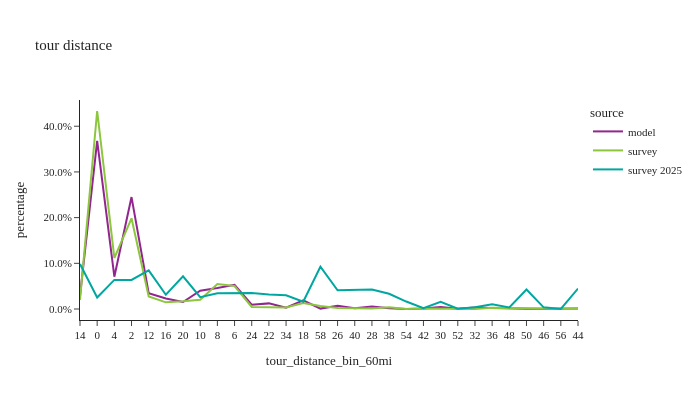

Notebook source saved alongside this figure:
### Code cell
df_plot = non_m_tour_data.groupby(['source','tour_distance_bin_60mi'], observed=True)['tour_weight'].sum().reset_index()
df_plot['percentage'] = df_plot.groupby(['source'], group_keys=False, observed=True)['tour_weight']. \
    apply(lambda x: x / float(x.sum()))

fig2 = px.line(df_plot, x='tour_distance_bin_60mi', y="percentage", color="source", title="tour distance")
fig2.for_each_annotation(lambda a: a.update(text = a.text.split("=")[-1]))
fig2.update_layout(height=400, width=700, font=dict(size=11), yaxis=dict(tickformat=".1%"))
fig2.show()

### Figure 1 — Plotly figure (JSON) as saved in the notebook; plotly's stock layout.template omitted (floating-point values rounded to 4 significant figures)
{"data": [{"hovertemplate": "source=model<br>tour_distance_bin_60mi=%{x}<br>percentage=%{y}<extra></extra>", "legendgroup": "model", "line": {"color": "#91268F", "dash": "solid"}, "marker": {"symbol": "circle"}, "mode": "lines", "name": "model", "orientation": "v", "showlegend": true, "type": "scatter", "x": ["14", "0", "4", "2", "12", "16", "20", "10", "8", "6", "24", "22", "34", "18", "58", "26", "40", "28", "38", "54", "42", "30", "52", "32", "36", "48", "50", "46", "56", "44"], "xaxis": "x", "y": [0.02859, 0.3681, 0.0707, 0.245, 0.03452, 0.02288, 0.01526, 0.04012, 0.04602, 0.05312, 0.009363, 0.01231, 0.002834, 0.0188, 0.0009212, 0.007229, 0.001517, 0.005703, 0.001857, 0.000284, 0.001244, 0.004432, 0.0003934, 0.003538, 0.002201, 0.0006037, 0.0004735, 0.0007833, 0.0002434, 0.0009396], "yaxis": "y"}, {"hovertemplate": "source=survey<br>tour_distance_bin_60mi=%{x}<br>percentage=%{y}<extra></extra>", "legendgroup": "survey", "line": {"color": "#8CC63E", "dash": "solid"}, "marker": {"symbol": "circle"}, "mode": "lines", "name": "survey", "orientation": "v", "showlegend": true, "type": "scatter", "x": ["14", "0", "4", "2", "12", "16", "20", "10", "8", "6", "24", "22", "34", "18", "58", "26", "40", "28", "38", "54", "42", "30", "52", "32", "36", "48", "50", "46", "56", "44"], "xaxis": "x", "y": [0.0201, 0.4333, 0.1117, 0.1986, 0.02756, 0.0146, 0.0168, 0.02041, 0.05465, 0.05022, 0.004629, 0.004769, 0.003368, 0.01316, 0.006416, 0.002427, 0.002593, 0.0012, 0.003994, 0.0001189, 0.0009847, 0.0007422, 4.102e-05, 0.0002178, 0.002708, 0.002419, 0.0005694, 0.0003609, 0.001367, 2.276e-05], "yaxis": "y"}, {"hovertemplate": "source=survey 2025<br>tour_distance_bin_60mi=%{x}<br>percentage=%{y}<extra></extra>", "legendgroup": "survey 2025", "line": {"color": "#00A7A0", "dash": "solid"}, "marker": {"symbol": "circle"}, "mode": "lines", "name": "survey 2025", "orientation": "v", "showlegend": true, "type": "scatter", "x": ["14", "0", "4", "2", "12", "16", "20", "10", "8", "6", "24", "22", "34", "18", "58", "26", "28", "38", "54", "42", "30", "52", "32", "36", "48", "50", "46", "56", "44"], "xaxis": "x", "y": [0.09843, 0.02518, 0.06366, 0.06361, 0.08446, 0.03129, 0.07164, 0.02575, 0.03459, 0.03528, 0.0353, 0.03165, 0.03015, 0.01583, 0.09242, 0.04109, 0.04284, 0.03343, 0.01635, 0.002051, 0.01569, 0.000454, 0.003686, 0.01032, 0.003562, 0.04269, 0.003636, 0.0001445, 0.04483], "yaxis": "y"}], "layout": {"font": {"size": 11}, "height": 400, "legend": {"title": {"text": "source"}, "tracegroupgap": 0}, "title": {"text": "tour distance"}, "width": 700, "xaxis": {"anchor": "y", "domain": [0.0, 1.0], "title": {"text": "tour_distance_bin_60mi"}}, "yaxis": {"anchor": "x", "domain": [0.0, 1.0], "tickformat": ".1%", "title": {"text": "percentage"}}}}
